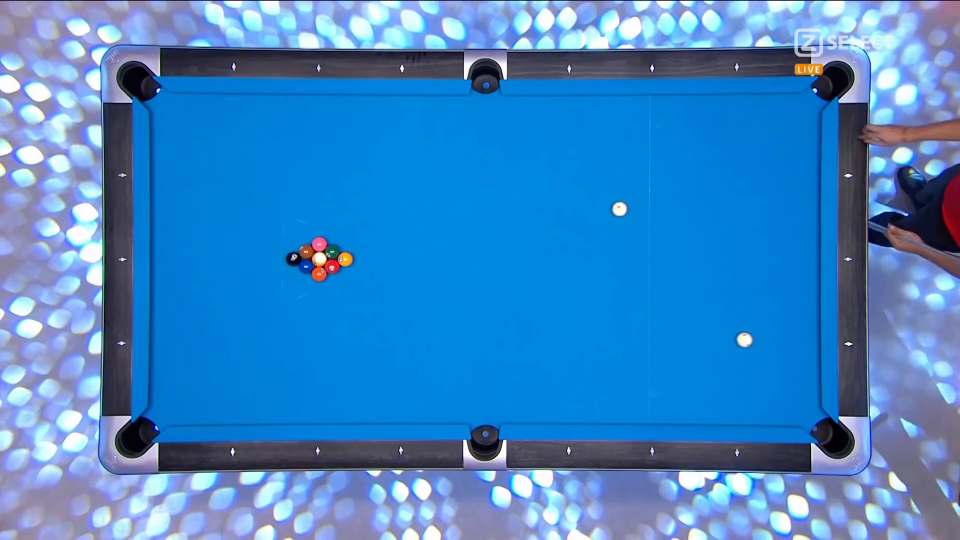
#> input picture frame 16 of 2019_PoolChamp_Clip4.mp4, 1920 x 1080 px (shown at 1/2 size)
$ python Main_12.10.2019.14:30.py
#> lines starting #> are read from the running program, lines starting #| are printed output that depends on the picture; after the words box and inside, x2 and y2 are one past the last pixel; in counts of white or black regions, pixels touching at a corner belong together
import cv2 as cv
import numpy as np
import imutils
import cython
import time

cv2 = cv

cap = cv.VideoCapture('2019_PoolChamp_Clip4.mp4')
table_color_bgr = (60, 105, 0)
table_color_thresh = 30
ratio = (2, 1)
shape = None

setting = 2

# TODO: Try analyzing ratio of h & w of table


class Table:
    def __init__(self, setting_num=0):
        self.edges = {}
        self.frame = None
        self.linelist = None
        self.playfieldlines = None
        self.pocketlines = None
        self.tablelines = None
        self.playbox = None
        self.pocketbox = None
        self.tablebox = None
        self.setting = setting_num
        self.find_table_lines()
        self.group_lines_by_category()
        self.set_boxes()
        check = self.drawlines(color=(0, 200, 255))
        cv.imwrite('./debug_images/10_final_lines.png', check)

    def find_table_lines(self):
        global shape
        if cap.isOpened():
            ret, frame = cap.read()
#> frame is the input picture: shape (1080, 1920, 3); mean B, G, R 197.3, 134.4, 63.7
            self.frame = frame
        count = 0
        n_frames = 10
        self.linelist = []

        shape = frame.shape

        height, width = frame.shape[0], frame.shape[1]

        while count <= n_frames:
            ret, frame = cap.read()
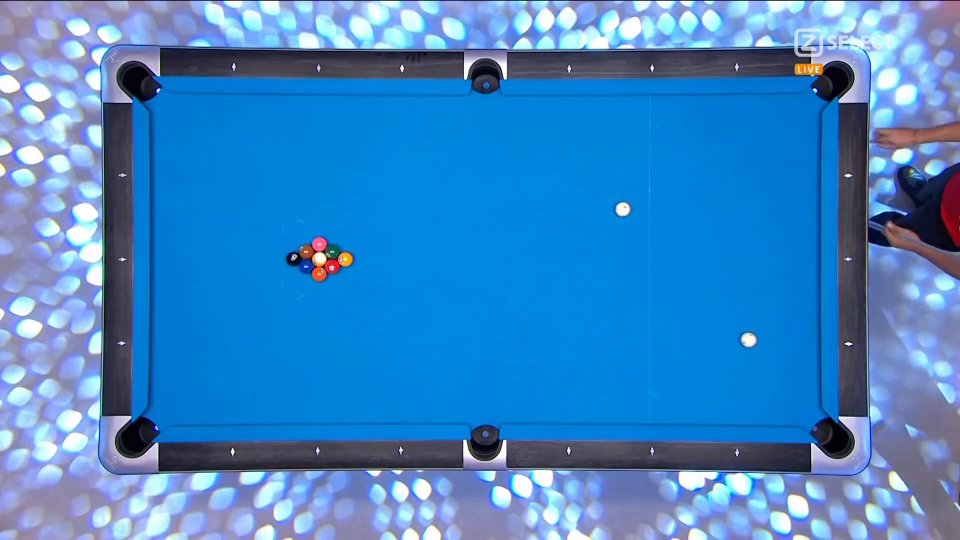
#> input picture frame 17 of 2019_PoolChamp_Clip4.mp4, 1920 x 1080 px (shown at 1/2 size)
#> frame is the input picture: shape (1080, 1920, 3); mean B, G, R 197.4, 134.4, 63.8

            gray = cv.cvtColor(frame, cv.COLOR_BGR2GRAY)
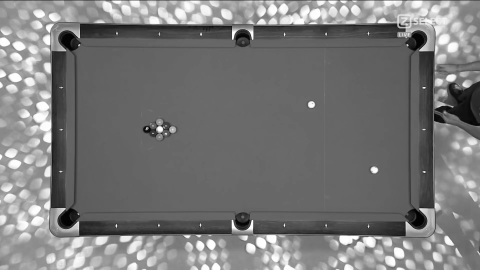
#> gray: shape (1080, 1920) (shown at 1/4 size); min 0, max 255, mean 120.4
            if self.setting == 0:
                canny = auto_canny(gray, 0.8, 0.5)

                minlinelength = 1000000
                maxlinegap = 10
                rho = 1
            elif self.setting == 1:
                # Manual Canny version
                thresh_ratio = 3
                low = 35
                canny = cv.Canny(frame, low, low * thresh_ratio)

                minlinelength = 1000000
                maxlinegap = 10
                rho = 1
            elif self.setting == 2:
                thresh_ratio = 3
                low = 30
                canny = cv.Canny(frame, low, low * thresh_ratio)
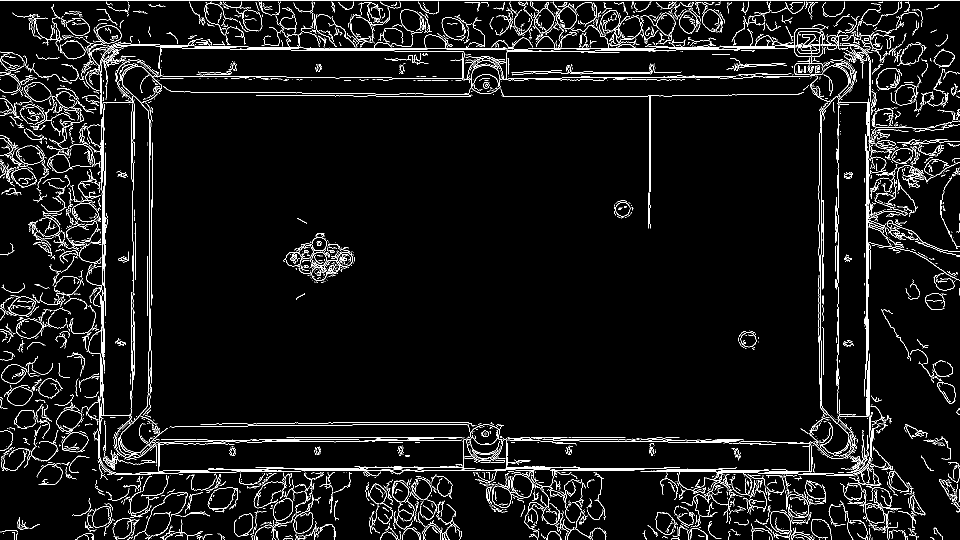
#> canny: shape (1080, 1920) (shown at 1/2 size); 5.2% white in thin lines or dots
                # canny = auto_canny(gray, 0.8, 0.5)

                minlinelength = 5
                maxlinegap = 1
                rho = 1.5
            else:
                print('setting value not yet set')
                raise ValueError

            cv.imwrite('./debug_images/1_canny_check.png', canny)

            lines = cv2.HoughLinesP(canny, rho, np.pi / 180, 300, minLineLength=minlinelength, maxLineGap=maxlinegap)  # thresh was 300
#> lines = 428 rows, first 6: [0, 1, 1919, 1], [494, 97, 597, 97], [326, 941, 411, 941], [1352, 99, 1479, 99], [321, 884, 348, 884], [1165, 97, 1306, 97]
            if lines is not None:
                for i in range(len(lines)):
                    self.linelist.append(lines[i][0])
#> after the loop, self.linelist = 428 items, first 6: [0, 1, 1919, 1], [494, 97, 597, 97], [326, 941, 411, 941], [1352, 99, 1479, 99], [321, 884, 348, 884], [1165, 97, 1306, 97]
            count += 1

        cannywlines = self.drawlines(canny)
        cv.imwrite('./debug_images/2_canny_check_lines.png', cannywlines)

        print(len(self.linelist), 'lines found')
        poplist = []

        for i in range(len(self.linelist)):
            line = self.linelist[i]
            x1, y1, x2, y2 = line[0], line[1], line[2], line[3]
            if not (x2 - x1) == 0:  # makeing sure we don't get a divide by zero error
                slope = (y2 - y1) / (x2 - x1)  # rise over run
            if slope != 0:
                poplist.append(i)
        self.remove_list_of_indexes(self.linelist, poplist)
        print(len(poplist), 'lines removed')

        clean1 = self.drawlines(self.frame.copy(), color=(0, 0, 255))
        cv.imwrite('./debug_images/3_slope_filter.png', clean1)

        horizontal, vertical = self.group_lines_by_direction(minlinelen=30)

        toplines, bottomlines = [], []
        leftlines, rightlines = [], []

        # Split horizontal into top and bottom
        for i in range(len(horizontal)):
            line = horizontal[i]
            x1, y1, x2, y2 = line[0], line[1], line[2], line[3]
            ydim = frame.shape[0]
            if 5 < y1 < ydim / 4:
                toplines.append(line)
            elif (height - 5) > y1 > (ydim - (ydim / 4)):
                bottomlines.append(line)
        # Split vertical into right and left
        for i in range(len(vertical)):
            line = vertical[i]
            x1, y1, x2, y2 = line[0], line[1], line[2], line[3]
            xdim = frame.shape[1]
            if 5 < x1 < xdim / 4:
                leftlines.append(line)
            elif (width - 5) > x1 > (xdim - (xdim / 4)):
                rightlines.append(line)

        horiz = self.drawlines(frame.copy(), linelist=horizontal, color=(0, 0, 255))
        cv.imwrite('./debug_images/4_horizontal_split.png', horiz)
        vert = self.drawlines(frame.copy(), linelist=vertical, color=(0, 0, 255))
        cv.imwrite('./debug_images/4_vertical_split.png', vert)

        self.linelist = {'top': toplines, 'bottom': bottomlines, 'left': leftlines, 'right': rightlines}

        for key in self.linelist:
            lines = self.linelist[key]
            grouped = self.group_lines_by_proximity(lines)
            checkimg = self.drawlines(frame.copy(), linelist=grouped, color=(0, 0, 255))
            cv.imwrite('./debug_images/5_' + key + 'lines.png', checkimg)
            if key == 'top' or key == 'bottom':
                axis = 'y'
            else:
                axis = 'x'
            averaged = self.find_average_lines_from_groups(grouped, axis)
            checkimg = self.drawlines(frame.copy(), linelist=averaged, color=(0, 0, 255))
            cv.imwrite('./debug_images/6_averaged_' + key + 'lines.png', checkimg)
            self.linelist[key] = averaged

        # [30 lines of commented-out code are left out]

        copy2 = self.drawlines(frame.copy(), color=(0, 0, 255))
        cv.imwrite('./debug_images/7_grouped.png', copy2)

        print('Table Found')
        return frame

    def drawlines(self, frame=None, linelist=None, color=(0, 0, 255), thickness=2):

#> called with color = (0, 0, 255), thickness = 2
        def draw(line_list):
            for lines_ in line_list:
                if isinstance(lines_[0], (int, float, np.int32, np.int64)):
                    x1, y1, x2, y2 = lines_[0], lines_[1], lines_[2], lines_[3]
                    pt1, pt2 = (x1, y1), (x2, y2)
                    cv.line(frame, pt1, pt2, color, thickness)
                else:
                    for line in lines_:
                        if isinstance(line[0], (int, float, np.int32, np.int64)):
                            x1, y1, x2, y2 = line[0], line[1], line[2], line[3]
                            pt1, pt2 = (x1, y1), (x2, y2)
                            cv.line(frame, pt1, pt2, color, thickness)

        if frame is None:
            frame = self.frame.copy()
        if len(frame.shape) == 2:
            frame = cv.cvtColor(frame, cv.COLOR_GRAY2BGR)
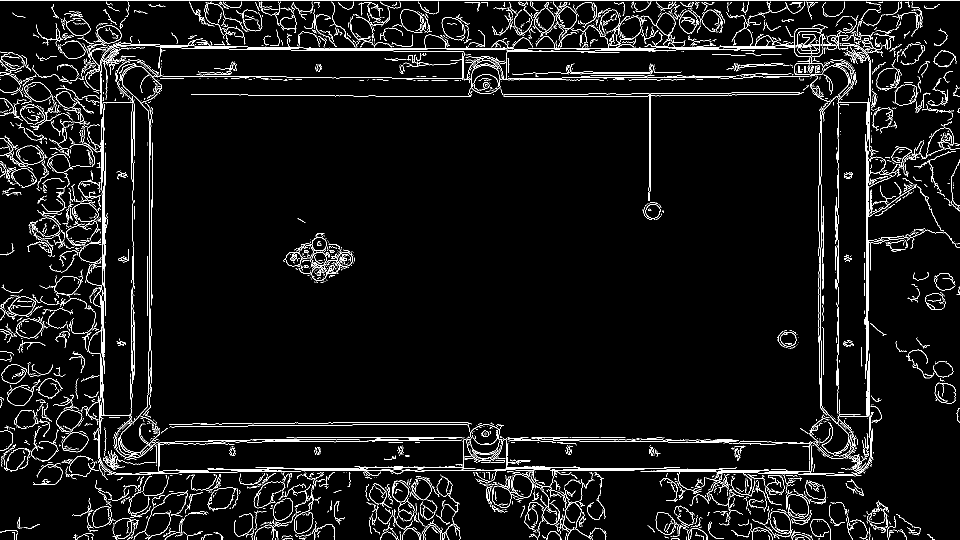
#> frame: shape (1080, 1920, 3) (shown at 1/2 size); 4.9% white in thin lines or dots
        if linelist is None:
            linelist = self.linelist
#> linelist = 4419 items, first 6: [0, 1, 1919, 1], [494, 97, 597, 97], [326, 941, 411, 941], [1352, 99, 1479, 99], [321, 884, 348, 884], [1165, 97, 1306, 97]

        if isinstance(linelist, (list, np.ndarray)):
            draw(linelist)
#> the loop in draw, `for lines_ in line_list:` made 4419 passes
#> after the loop in draw, `for lines_ in line_list:`:
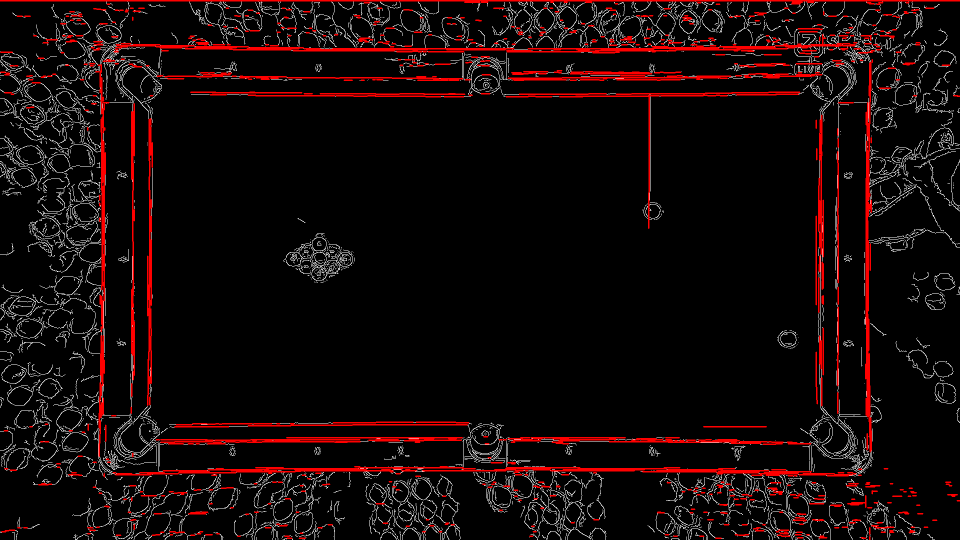
#> frame: shape (1080, 1920, 3) (shown at 1/2 size); 4.73% of pixels changed, all inside (x1, y1, x2, y2) = (0, 0, 1920, 1080)
            # [11 lines of commented-out code are left out]
        elif isinstance(linelist, dict):
            for key in linelist:
                lines = linelist[key]
                draw([lines])
        return frame

    def group_lines_by_category(self):
        lines = self.linelist
        lines = {key: np.asarray(value) for (key, value) in lines.items()}

        self.check_line_ratios(lines)

        top, bottom = lines['top'], lines['bottom']
        left, right = lines['left'], lines['right']

        playfield_t, pockets_t, table_t = self.max_mid_min(top, axis='y')
        table_b, pockets_b, playfield_b = self.max_mid_min(bottom, axis='y')
        table_r, pockets_r, playfield_r = self.max_mid_min(right, axis='x')
        playfield_l, pockets_l, table_l = self.max_mid_min(left, axis='x')

        table_lines = {'top': table_t, 'bottom': table_b, 'left': table_l, 'right': table_r}
        playfield_lines = {'top': playfield_t, 'bottom': playfield_b, 'left': playfield_l, 'right': playfield_r}
        pocket_lines = {'top': pockets_t, 'bottom': pockets_b, 'left': pockets_l, 'right': pockets_r}
        self.tablelines = table_lines
        self.playfieldlines = playfield_lines
        self.pocketlines = pocket_lines

        # [11 lines of commented-out code are left out]

        playfield = self.drawlines(self.frame.copy(), playfield_lines, (0, 0, 255), 5)  # TODO THESE LINES AREN'T WORKING. START HERE @@@@@@@@@@@@
        cv.imwrite('./debug_images/8_border_playfield.png', playfield)

        table_ = self.drawlines(self.frame.copy(), table_lines, (255, 0, 0), 5)
        cv.imwrite('./debug_images/8_border_table.png', table_)

        pockets = self.drawlines(self.frame.copy(), pocket_lines, (0, 255, 0), 5)
        cv.imwrite('./debug_images/8_border_pockets.png', pockets)

    def check_line_ratios(self, linedict=None):
        if linedict is None:
            linedict = self.linelist
        good = []
        for key in linedict:
            group = linedict[key]
            if len(group) == 3:
                good.append(group)
        # print(len(good))
        # print(good)

    # [19 lines left out: function find_contours_from_lines, not called in this run]

    def group_lines_by_direction(self, minlinelen=0):
        vertical = []
        horizontal = []
        for i in range(len(self.linelist)):
            line = self.linelist[i]
            x1, y1, x2, y2 = line[0], line[1], line[2], line[3]
            pt1, pt2 = (x1, y1), (x2, y2)
            # cv.line(frame, pt1, pt2, (255, 0, 0), 2)
            if x1 == x2 and abs(y1 - y2) > minlinelen:
                vertical.append(self.linelist[i])
            elif y1 == y2 and abs(x1 - x2) > minlinelen:
                horizontal.append(self.linelist[i])
        return horizontal, vertical

    def group_lines_by_proximity(self, linelist=None, thresh=30, group_num_thresh=10):

        def group(line_):
            x1, y1 = line_[0], line_[1]
            grouped = False
            for i in range(len(groups)):
                if axis == 'y':
                    sample_y = groups[i][0][1]
                    if abs(y1 - sample_y) < thresh:
                        groups[i].append(line_)
                        grouped = True
                if axis == 'x':
                    sample_x = groups[i][0][0]
                    if abs(x1 - sample_x) < thresh:
                        groups[i].append(line_)
                        grouped = True
            if grouped is False:
                groups.append([line_])


        groups = []
        axis = self.check_axis(linelist)
        if linelist is None:
            linelist = self.linelist
            # [14 lines of commented-out code are left out]
        if isinstance(linelist, dict):
            for key in linelist:
                list_ = linelist[key]
        elif isinstance(linelist, (list, np.ndarray)):
            for line in linelist:
                group(line)
                # [15 lines of commented-out code are left out]


        poplist = []
        for i in range(len(groups)):
            if len(groups[i]) < group_num_thresh:
                poplist.append(i)

        self.remove_list_of_indexes(groups, poplist)

        return groups

    def check_axis(self, linelist=None):
        if linelist is None:
            linelist = self.linelist
        linelist = np.asarray(linelist)
        xvariance = np.std(linelist[:, 0])
        yvariance = np.std(linelist[:, 1])
        if xvariance < yvariance:
            axis = 'x'
        else:
            axis = 'y'
        return axis

    def find_balls(self, frame=None):
        if frame is None:
            frame = self.frame
        copy = frame.copy()
        cropbox = self.pocketbox
        top, bottom = cropbox[0][1], cropbox[1][1]
        left, right = cropbox[0][0], cropbox[1][0]

        copy[: top], copy[bottom: ] = (0, 0, 0), (0, 0, 0)
        copy[:, : left], copy[:, right:] = (0, 0, 0), (0, 0, 0)
        cv.imwrite('./debug_images/10_ball_area_crop.png', copy)

        gray = cv.cvtColor(copy, cv.COLOR_BGR2GRAY)
        gray = cv.medianBlur(gray, 5)
        min_dist = frame.shape[0] / 64
        max_radius = round(frame.shape[0] / 22.5)  # was / 22.5

        circles = cv.HoughCircles(gray, cv.HOUGH_GRADIENT, 1, min_dist, param1=53, param2=30, minRadius=5,
                                  maxRadius=max_radius)
        radiuslist = []
        if circles is not None:
            circles = np.uint16(np.around(circles))
            for circle in circles[0, :]:
                x, y = circle[0], circle[1]
                radius = circle[2]
                radiuslist.append(radius)
                cv.circle(frame, (x, y), radius, (0, 255, 0), 2)
                cv.circle(frame, (x, y), 2, (0, 0, 255), 3)
        circle_img = frame
        # print('circle radius max:', str(max(radiuslist)), 'min:', str(min(radiuslist)))
        return circle_img

    def set_boxes(self):
        tablelines = self.tablelines
        pocketlines = self.pocketlines
        playlines = self.playfieldlines

        pocket_top_l = self.line_intersection(pocketlines['top'], pocketlines['left'])
        pocket_top_r = self.line_intersection(pocketlines['top'], pocketlines['right'])
        pocket_bot_l = self.line_intersection(pocketlines['bottom'], pocketlines['left'])
        pocket_bot_r = self.line_intersection(pocketlines['bottom'], pocketlines['right'])
        copy = self.frame.copy()
        cv.circle(copy, pocket_top_l, 5, (0, 0, 255), 4)
        cv.circle(copy, pocket_top_r, 5, (0, 0, 255), 4)
        cv.circle(copy, pocket_bot_l, 5, (0, 0, 255), 4)
        cv.circle(copy, pocket_bot_r, 5, (0, 0, 255), 4)
        cv.rectangle(copy, pocket_top_l, pocket_bot_r, (0, 255, 0), 2)
        cv.imwrite('./debug_images/9_pocket_box_check.png', copy)

        table_top_l = self.line_intersection(tablelines['top'], tablelines['left'])
        table_top_r = self.line_intersection(tablelines['top'], tablelines['right'])
        table_bot_l = self.line_intersection(tablelines['bottom'], tablelines['left'])
        table_bot_r = self.line_intersection(tablelines['bottom'], tablelines['right'])
        copy = self.frame.copy()
        cv.circle(copy, table_top_l, 5, (0, 0, 255), 4)
        cv.circle(copy, table_top_r, 5, (0, 0, 255), 4)
        cv.circle(copy, table_bot_l, 5, (0, 0, 255), 4)
        cv.circle(copy, table_bot_r, 5, (0, 0, 255), 4)
        cv.rectangle(copy, table_top_l, table_bot_r, (0, 255, 0), 2)
        cv.imwrite('./debug_images/9_table_box_check.png', copy)

        play_top_l = self.line_intersection(playlines['top'], playlines['left'])
        play_top_r = self.line_intersection(playlines['top'], playlines['right'])
        play_bot_l = self.line_intersection(playlines['bottom'], playlines['left'])
        play_bot_r = self.line_intersection(playlines['bottom'], playlines['right'])
        copy = self.frame.copy()
        cv.circle(copy, play_top_l, 5, (0, 0, 255), 4)
        cv.circle(copy, play_top_r, 5, (0, 0, 255), 4)
        cv.circle(copy, play_bot_l, 5, (0, 0, 255), 4)
        cv.circle(copy, play_bot_r, 5, (0, 0, 255), 4)
        cv.rectangle(copy, play_top_l, play_bot_r, (0, 255, 0), 2)
        cv.imwrite('./debug_images/9_playfield_box_check.png', copy)

        self.tablebox = (table_top_l, table_bot_r)
        self.pocketbox = (pocket_top_l, pocket_bot_r)
        self.playbox = (play_top_l, play_bot_r)

    @staticmethod
    def max_mid_min(group, axis='x'):
        if axis == 'x':
            xory = 0
        elif axis == 'y':
            xory = 1
        # print(len(group))
        group2 = list(group)
        maxind = group.argmax(axis=0)[xory]
        maximum = list(group2[maxind])
        group2.pop(maxind)
        group2 = np.asarray(group2)
        minind = group2.argmin(axis=0)[xory]
        minimum = list(group2[minind])
        group2 = list(group2)
        group2.pop(minind)
        midimum = list(group2[0])
        return maximum, midimum, minimum

    @staticmethod
    def line_intersection(line1, line2):
        x1, y1, x2, y2 = line1[0], line1[1], line1[2], line1[3]
        sx1, sy1, sx2, sy2 = line2[0], line2[1], line2[2], line2[3]
        line1 = ((x1, y1), (x2, y2))
        line2 = ((sx1, sy1), (sx2, sy2))
        xdiff = (line1[0][0] - line1[1][0], line2[0][0] - line2[1][0])
        ydiff = (line1[0][1] - line1[1][1], line2[0][1] - line2[1][1])

        def det(a, b):
            return a[0] * b[1] - a[1] * b[0]

        div = det(xdiff, ydiff)
        if div == 0:
            raise Exception('lines do not intersect')

        d = (det(*line1), det(*line2))
        x = int(det(d, xdiff) / div)
        y = int(det(d, ydiff) / div)
        pt = (x, y)
        return pt

    def find_average_lines_from_groups(self, groups, axis='x'):

        output = []
        # group = np.asarray(groups)
        for group in groups:
            group = np.asarray(group)
            if axis == 'x':
                avgx = int(np.mean(group[:, 0]))
                newline = [avgx, 0, avgx, shape[0]]
            elif axis == 'y':
                avgy = int(np.mean(group[:, 1]))
                newline = [0, avgy, shape[1], avgy]
            output.append(newline)
        return output

    @staticmethod
    def remove_list_of_indexes(inlist, killlist):
        lencount = 0
        for i in range(len(killlist)):
            ind = killlist[i] - lencount
            lencount += 1
            del inlist[ind]
        return inlist

    # line_intersection((A, B), (C, D))

#
# class Pocket:
#     def __init__(self):
#         pass
#
#
# class Ball:
#     def __init__(self):
#         pass
#
#
# class Stick:
#     def __init__(self):
#         pass


# [72 lines left out: functions recursive_len, crop, color_difference, auto_canny, check_contour_shape, draw_circles, not called in this run]


def play_frame():
    ret, frame = cap.read()
    if ret:
        table.drawlines(frame)
        table.find_balls(frame)
        # frame = draw_circles(frame)
        cv.imshow('frame', frame)
        # frame = crop(frame)
#         find_table(frame)
#         # circles = draw_circles(frame)
#         cv.imshow('frame', frame)
#         # cv.imshow('circles', circles)
#         # cv.moveWindow('circles', 20, 20)
        if cv.waitKey(25) & 0xFF == 27:  # 27 is the esc key's number
            return False
        else:
            return True
    else:
        return False


def main():
    global table
    if cap.isOpened():
        table = Table(setting_num=setting)
#| 4419 lines found
#> (the rest of the program and of its run is left out)
